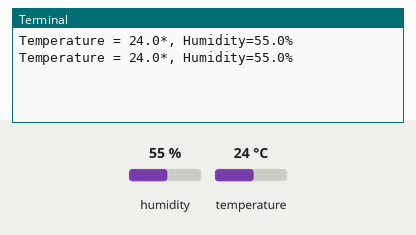
Recording of a program running on a simulated Raspberry Pi (BCM pin numbers). Shown: the last lines printed to the terminal. The test bench sets the inputs (shaded band); at power-on: humidity 55 %, temperature 24 °C.

Above: at 1.2 s.
1.3 s: humidity set to 22 %
At 2.0 s:
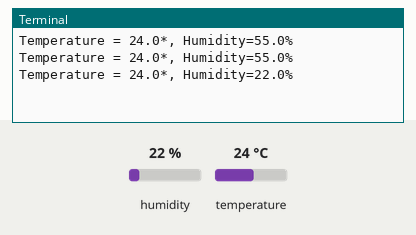
2.8 s: temperature set to 12 °C
At 3.6 s:
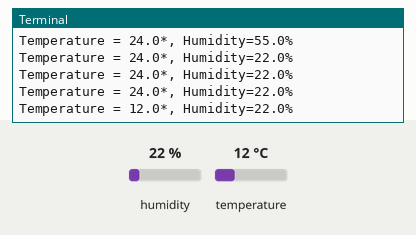
4.3 s: humidity set to 40 %
At 4.3 s:
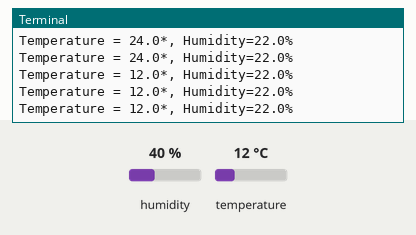
Timing chart, 0 to 7.3 s (numbered marks = the images above; inputs shaded):
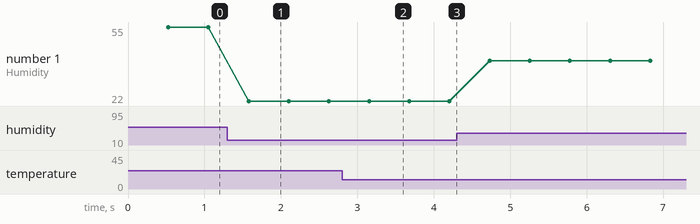

Measured:
- after the input at 1.3 s, the terminal: prints a new line after 0.28 s (image 1)
- after the input at 2.8 s, the terminal: prints a new line after 0.35 s (image 2)
- plotted number 1: 55 → 22 after the input at 1.3 s, 22 → 40 after the input at 4.3 s

The program:

dht11.py
```python
import time
import Adafruit_DHT

sensor = Adafruit_DHT.DHT11 #소스파일 사용
DHT_PIN = 4

try:
    while True:
        h, t = Adafruit_DHT.read_retry(sensor, DHT_PIN)
        if h is not None and t is not None:
            print('Temperature = %.1f*, Humidity=%.1f%%' % (t, h)) # %%는 데이터 자체의 퍼센트를 의미하며 %는 서식문자를 의미한다. 그래서 습도뒤에 %%해줘야함.
        else:
            print('Read Error')
finally:
    print('bye')
```
